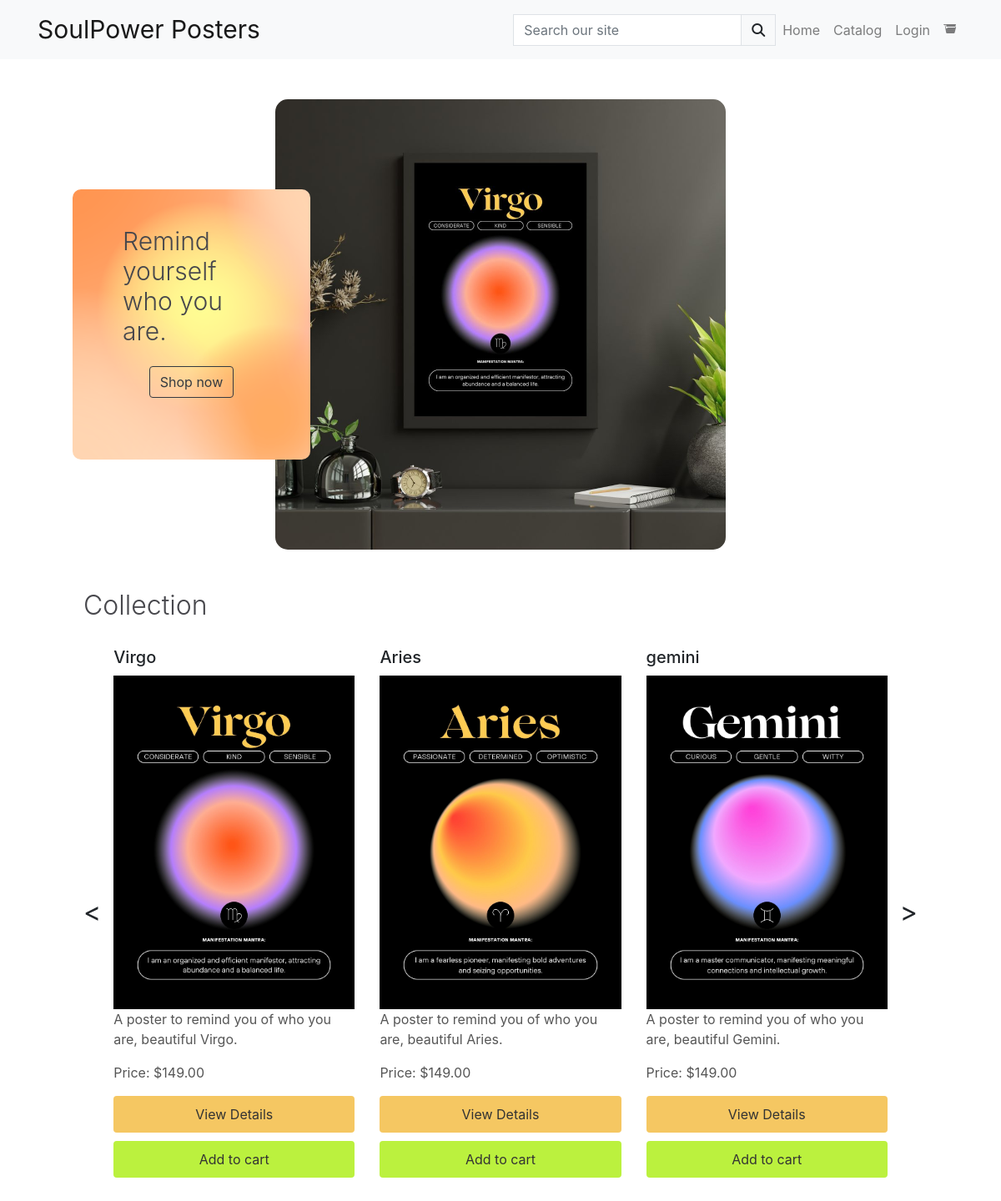
The page / on the database its author committed.
### products/models.py (models this page shows, shortened)
class Product(models.Model):
    category = models.ForeignKey('Category', null=True, blank=True, on_delete=models.SET_NULL)
    sku = models.CharField(max_length=254, null=True, blank=True)
    name = models.CharField(max_length=254)
    description = models.TextField()
    price = models.DecimalField(max_digits=6, decimal_places=2)
    rating = models.DecimalField(max_digits=6, decimal_places=2, null=True, blank=True)
    image_url = models.URLField(max_length=1024, null=True, blank=True)
    image = models.ImageField(null=True, blank=True)

### store/views.py (the view)
# urls.py: 2. Add a URL to urlpatterns:  path('', views.home, name='home')
def home(request):
    products = Product.objects.all()
    return render(request, 'store/home.html/', {'products': products})

### store/templates/store/home.html (shortened to what this page needs)
{% extends "base.html" %}
{% block content %}
<div class="container text-center my-5">
    <div class="row">
        <div class="col-lg-6 col-md-8 mx-auto position-relative">
            <img src="{{ MEDIA_URL }} media/virgoMockup.jpg" class="img-fluid rounded-corners" alt="Poster">
            <div class="text-background-container">
                <h2 class="my-4 text-left font-weight-light">Remind yourself<br> who you are.</h2>
                <a href="{% url 'products:product_list' %}" class="btn btn-outline-dark">Shop now</a>
            </div>
        </div>
    </div>
</div>
<div class="container">
    <div class="collection my-5">
        <h2 class="my-3 text-left font-weight-light">Collection</h2>
        <div class="d-flex align-items-center">
            <div class="arrow" id="prev-arrow">&lt;</div>
            <div class="row w-100 overflow-hidden">
                <div class="product-listhome d-flex">
                    {% for product in products %}
                        <div class="product-itemhome">
                            <h3>{{ product.name }}</h3>
                            <img src="{{ product.image.url }}" alt="{{ product.name }}" class="img-fluid">
                            <p>{{ product.description }}</p>
                            <p>Price: ${{ product.price }}</p>
                            <a href="{% url 'products:product_detail' product.id %}" class="btn btn-primary">View Details</a>
                            <a href="{% url 'add_to_cart' product.id %}" class="btn btn-success">Add to cart</a>
                        </div>
                    {% endfor %}
                </div>
            </div>
            <div class="arrow" id="next-arrow">&gt;</div>
        </div>
    </div>
</div>
{% endblock %}

### static/css/base.css (style rules this page uses)
.rounded-corners { border-radius: 15px; }
.text-background-container { position: absolute; top: 20%; right: 90%; width: 50%; height: 60%; background-image: url('/media/gradientBackground.svg');; background-size: cover; background-position: center; padding: 20px; border-radius: 10px; }
.text-background-container h2 { font-size: 30px; color: rgb(71, 71, 76); margin: 40px; }
.collection { margin-left: 20px; margin-right: 20px; padding: 0 20px; }
.container { max-width: 1140px; margin: 0 auto; }
.collection h2 { margin-bottom: 30px; padding-left: 15px; color: rgb(71, 71, 76); }
.product-itemhome { flex: 0 0 33.333%; max-width: 33.333%; padding: 15px; }
.product-itemhome img { width: 100%; height: auto; max-height: 400px; object-fit: cover; }
.product-listhome { display: flex; flex-wrap: nowrap; overflow: hidden; }
.arrow { cursor: pointer; font-size: 2rem; padding: 0 15px; user-select: none; }
.product-itemhome h3 { font-size: 1.25rem; margin-bottom: 10px; }
.product-itemhome p { font-size: 1rem; color: #555; }
.product-itemhome .btn { margin-top: 10px; display: block; width: 100%; padding: 10px 0; font-size: 1rem; }
.product-itemhome .btn-primary { background-color: #f5c762; color:#333; border: none; }
.product-itemhome .btn-success { background-color: #bbf13e; color:#333; border: none; }

### rows shown on the page
Product: name "Virgo", image (picture), description "A poster to remind you of who you are, beautiful Virgo.", price "149.00"
Product: name "Aries", image (picture), description "A poster to remind you of who you are, beautiful Aries.", price "149.00"
Product: name "gemini", image (picture), description "A poster to remind you of who you are, beautiful Gemini.", price "149.00"
